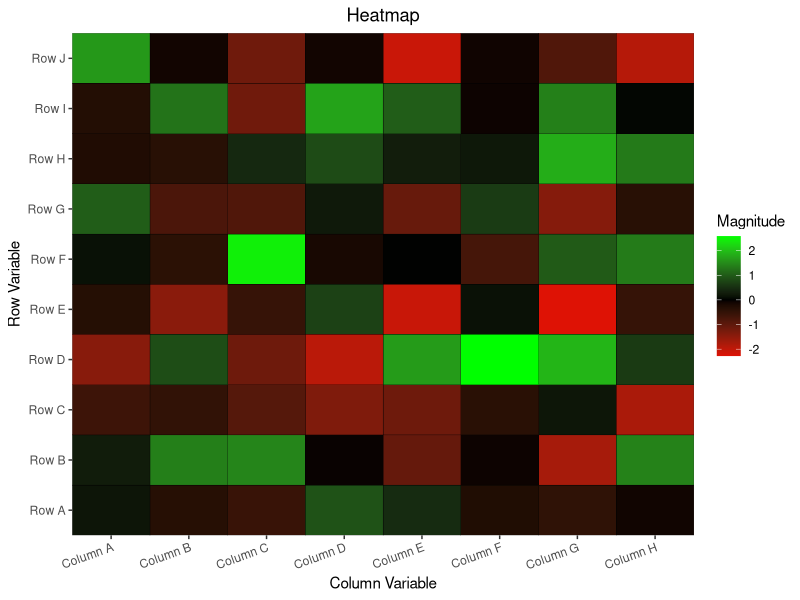
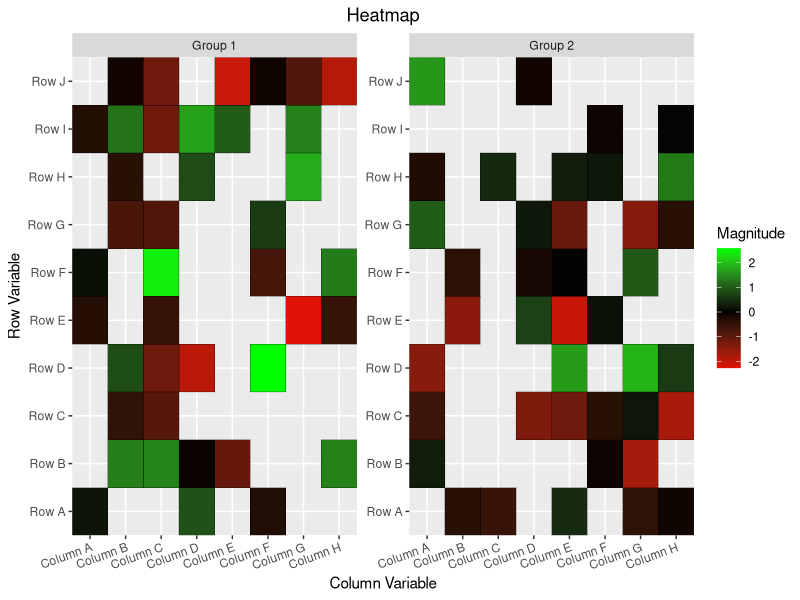
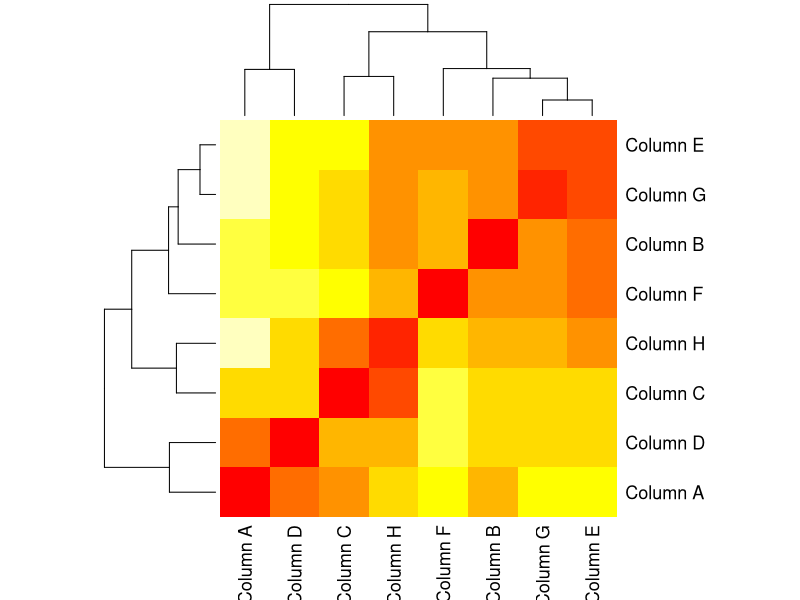
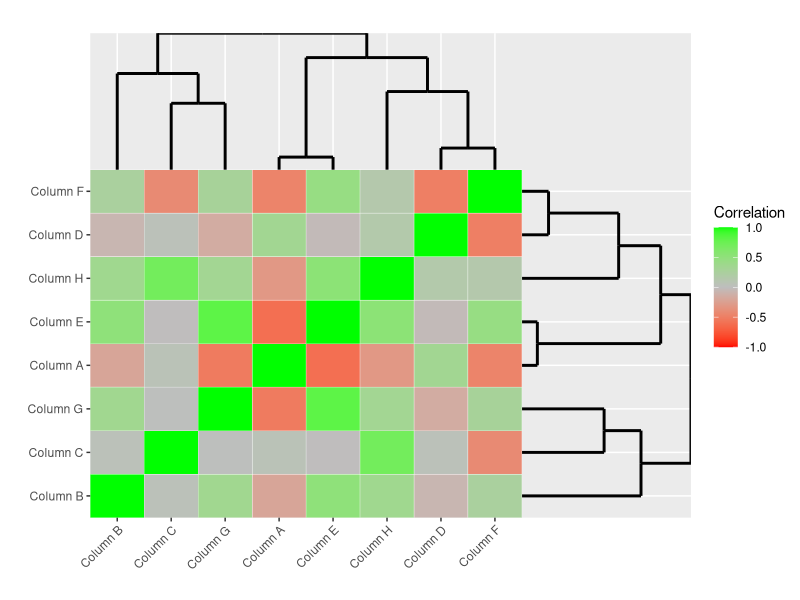
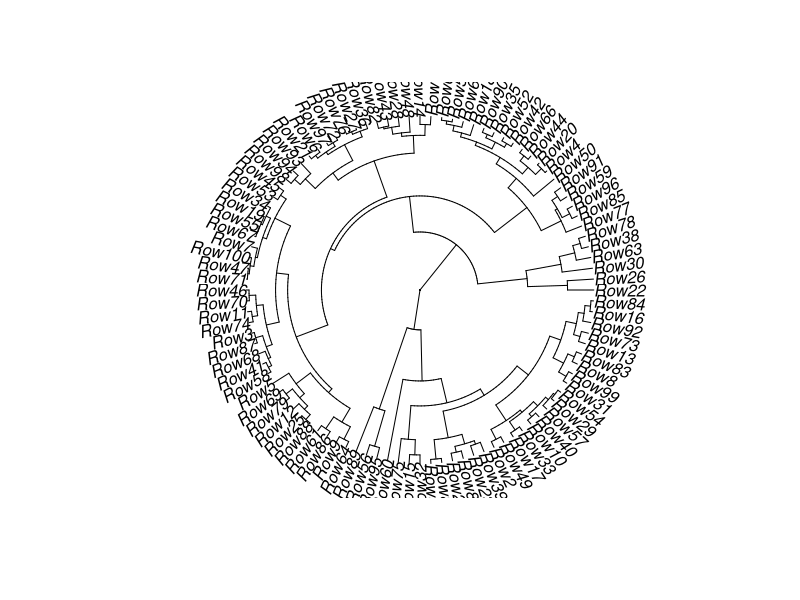
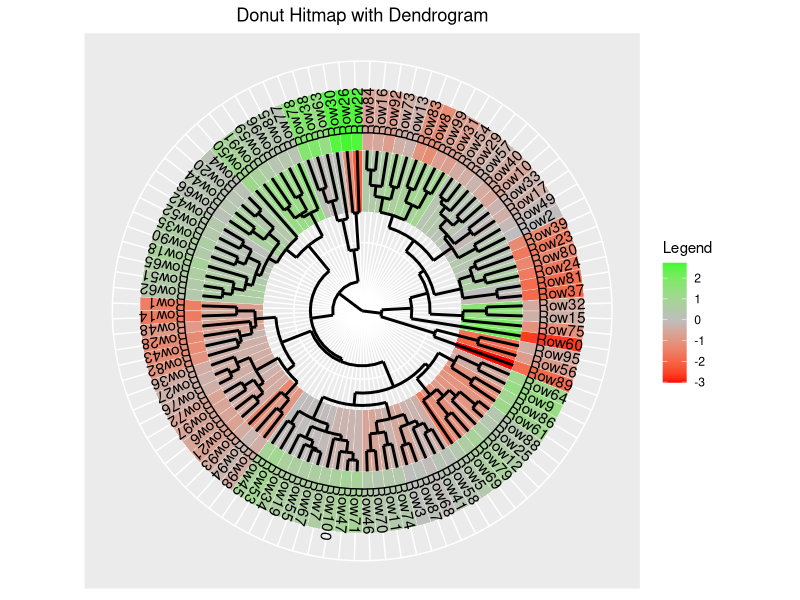

These charts were generated, in order, by the following R code:
## ---- chunk 1
# Load packages----
require(data.table)
require(ggplot2)
require(ggdendro)

set.seed(100)

# Data----
n.row <- 10
n.col <- 8
n.grp <- 2

dt1 <- data.table(rowVar = factor(paste("Row",
                                        rep(LETTERS[1:n.row],
                                            n.col))),
                  colVar = factor(paste("Column",
                                        rep(rev(LETTERS[1:n.col]),
                                            each = n.row))),
                  grpVar = factor(paste("Group",
                                        sample(1:2,
                                               n.row*n.col,
                                               replace = TRUE))),
                  valVar = rnorm(n.row*n.col))
head(dt1)
## ---- chunk 2
# Plot rectangular heatmap----
p1 <- ggplot(data = dt1) +
  geom_tile(aes(x =  colVar,
                y = rowVar,
                fill = valVar),
            color = "black") +
  scale_fill_gradient2(low = "red", 
                       high = "green", 
                       mid = "black", 
                       midpoint = 0, 
                       # limit = c(-10, 10), 
                       name = "Magnitude") +
  scale_x_discrete("Column Variable",
                   expand = c(0, 0)) + 
  scale_y_discrete("Row Variable",
                   expand = c(0, 0)) +
  ggtitle("Heatmap") +
  theme(axis.text.x = element_text(angle = 20,
                                   hjust = 1),
        # legend.position = "top",
        plot.title = element_text(hjust = 0.5))
print(p1)

# Plot heatmap with grouping variable----
p2 <- ggplot(data = dt1) +
  facet_wrap(~ grpVar,
             scales = "free_y") +
  geom_tile(aes(x =  colVar,
                y = rowVar,
                fill = valVar),
            color = "black") +
  scale_fill_gradient2(low = "red", 
                       high = "green", 
                       mid = "black", 
                       midpoint = 0, 
                       # limit = c(-10, 10), 
                       name = "Magnitude") +
  scale_x_discrete("Column Variable",
                   expand = c(0, 0)) + 
  scale_y_discrete("Row Variable",
                   expand = c(0, 0)) +
  ggtitle("Heatmap") + 
  theme(axis.text.x = element_text(angle = 20,
                                   hjust = 1),
        # legend.position = "top",
        plot.title = element_text(hjust = 0.5))
print(p2)

# Save the plot as a TIFF file
# tiff(filename = "tmp/heatmap.tiff",
#      height = 10,
#      width = 8,
#      units = 'in',
#      res = 300,
#      compression = "lzw+p")
# print(p1)
# graphics.off()
## ---- chunk 3
dt2 <- dcast.data.table(data = dt1,
                        rowVar ~ colVar,
                        value.var = "valVar")
cor1 <- cor(dt2[, -1])
heatmap(cor1,
        col = rev(heat.colors(10)))

# Make dendrogram data----
dhc <- as.dendrogram(hclust(d = as.dist(cor1 + 1)),
                     horiz = TRUE)
ddata <- dendro_data(dhc, 
                     type = "rectangle")

# Segment data----
dtp1 <- segment(ddata)
# Hitmap data----
dtp2 <- melt.data.table(data.table(rowNames = rownames(cor1),
                                   cor1),
                        id.vars = 1,
                        measure.vars = 2:(ncol(cor1) + 1),
                        variable.name = "colNames")
dtp2$rowNames <- factor(dtp2$rowNames,
                        levels = ddata$labels$label)
dtp2$colNames <- factor(dtp2$colNames,
                        levels = ddata$labels$label)
p1 <- ggplot(data = dtp2) +
  # Y-axis dendrogram
  geom_segment(data = dtp1,
               aes(x = 2*y + 8,
                   y = x, 
                   xend = 2*yend + 8,
                   yend = xend),
               size = 1) +
  # X-axis dendrogram
  geom_segment(data = dtp1,
               aes(x = x,
                   y = 2*y + 8, 
                   xend = xend,
                   yend = 2*yend + 8),
               size = 1) +
  geom_tile(aes(x =  colNames,
                y = rowNames, 
                fill = value),
            color = "white") +
  scale_fill_gradient2(low = "red", 
                       high = "green", 
                       mid = "grey", 
                       midpoint = 0, 
                       name = "Correlation",
                       limits = c(-1, 1)) +
  scale_x_discrete("",
                   expand = c(0, 0)) +
  scale_y_discrete("",
                   expand = c(0, 0)) +
  ggtitle("") + 
  theme(plot.title = element_text(hjust = 0.5),
        axis.text.x = element_text(angle = 45,
                                   hjust = 1))
print(p1)
## ---- chunk 4
# Data----
n.row <- 100

dt2 <- data.frame(`ColumnA` = rnorm(n.row),
                  `ColumnB` = rnorm(n.row))
rownames(dt2) <- paste("Row",
                       1:n.row,
                       sep = "")
head(dt2)
## ---- chunk 5
# Compute distances between colNamess----
sampleDists <- dist(dt2)

# Example of the plot using library 'ape'----
plot(ape::as.phylo(x = hclust(sampleDists)),
     type = "fan")

# Make dendrogram data----
dhc <- as.dendrogram(hclust(d = sampleDists),
                     horiz = TRUE)
ddata <- dendro_data(dhc, 
                     type = "rectangle")

# Segment data----
dtp1 <- segment(ddata)

# Hitmap data----
dtp2 <- melt.data.table(data.table(rowNames = rownames(dt2),
                                   dt2),
                        id.vars = 1,
                        measure.vars = 2:3,
                        variable.name = "colNames")
dtp2$rowNames <- factor(dtp2$rowNames,
                        levels = ddata$labels$label)


p1 <- ggplot(data = dtp2) +
  coord_polar("y",
              start = 0,
              direction = -1) +
  geom_tile(aes(x =  as.numeric(colNames),
                y = rowNames, 
                fill = value),
            color = "white") +
  geom_text(data = dtp2[colNames == "ColumnA", ],
            aes(x = rep(1.75,
                        nlevels(rowNames)),
                y = rowNames,
                angle = 90 + seq(from = 0,
                                 to = 360,
                                 length.out = nlevels(rowNames))[as.numeric(rowNames)],
                label = unique(rowNames)),
            hjust = 0) +
  scale_fill_gradient2(low = "red", 
                       high = "green", 
                       mid = "grey", 
                       midpoint = 0, 
                       name = "Legend") +
  scale_y_discrete("",
                   expand = c(0, 0)) +
  ggtitle("Donut Hitmap with Dendrogram") + 
  theme(plot.title = element_text(hjust = 0.5),
        axis.title.x = element_blank(),
        axis.text.x = element_blank(),
        axis.ticks.x = element_blank(),
        axis.title.y = element_blank(),
        axis.text.y = element_blank(),
        axis.ticks.y = element_blank()) +
  geom_segment(data = dtp1,
               aes(x = -sqrt(y) + 1.5,
                   y = x, 
                   xend = -sqrt(yend) + 1.5,
                   yend = xend),
               size = 1) 
print(p1)
